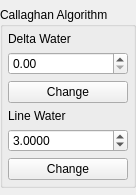
<?xml version="1.0" encoding="UTF-8"?>
<ui version="4.0">
 <class>CallaghanConf</class>
 <widget class="QWidget" name="CallaghanConf">
  <property name="geometry">
   <rect>
    <x>0</x>
    <y>0</y>
    <width>135</width>
    <height>195</height>
   </rect>
  </property>
  <property name="sizePolicy">
   <sizepolicy hsizetype="Minimum" vsizetype="Minimum">
    <horstretch>0</horstretch>
    <verstretch>0</verstretch>
   </sizepolicy>
  </property>
  <property name="minimumSize">
   <size>
    <width>0</width>
    <height>85</height>
   </size>
  </property>
  <property name="windowTitle">
   <string>Form</string>
  </property>
  <layout class="QHBoxLayout" name="horizontalLayout">
   <property name="spacing">
    <number>0</number>
   </property>
   <property name="leftMargin">
    <number>0</number>
   </property>
   <property name="topMargin">
    <number>0</number>
   </property>
   <property name="rightMargin">
    <number>0</number>
   </property>
   <property name="bottomMargin">
    <number>0</number>
   </property>
   <item>
    <widget class="QGroupBox" name="groupBox_3">
     <property name="sizePolicy">
      <sizepolicy hsizetype="Expanding" vsizetype="Fixed">
       <horstretch>0</horstretch>
       <verstretch>0</verstretch>
      </sizepolicy>
     </property>
     <property name="minimumSize">
      <size>
       <width>0</width>
       <height>100</height>
      </size>
     </property>
     <property name="maximumSize">
      <size>
       <width>160</width>
       <height>16777215</height>
      </size>
     </property>
     <property name="title">
      <string>Callaghan Algorithm</string>
     </property>
     <layout class="QVBoxLayout" name="verticalLayout_6">
      <property name="leftMargin">
       <number>5</number>
      </property>
      <property name="topMargin">
       <number>5</number>
      </property>
      <property name="rightMargin">
       <number>5</number>
      </property>
      <property name="bottomMargin">
       <number>5</number>
      </property>
      <item>
       <widget class="QLabel" name="label">
        <property name="text">
         <string>Delta Water</string>
        </property>
       </widget>
      </item>
      <item>
       <widget class="QDoubleSpinBox" name="delta_water"/>
      </item>
      <item>
       <widget class="QPushButton" name="delta_button">
        <property name="text">
         <string>Change</string>
        </property>
       </widget>
      </item>
      <item>
       <widget class="QLabel" name="label_2">
        <property name="text">
         <string>Line Water</string>
        </property>
       </widget>
      </item>
      <item>
       <widget class="QDoubleSpinBox" name="line_water">
        <property name="decimals">
         <number>4</number>
        </property>
        <property name="value">
         <double>3.000000000000000</double>
        </property>
       </widget>
      </item>
      <item>
       <widget class="QPushButton" name="line_button">
        <property name="text">
         <string>Change</string>
        </property>
       </widget>
      </item>
     </layout>
    </widget>
   </item>
  </layout>
 </widget>
 <resources/>
 <connections/>
</ui>
